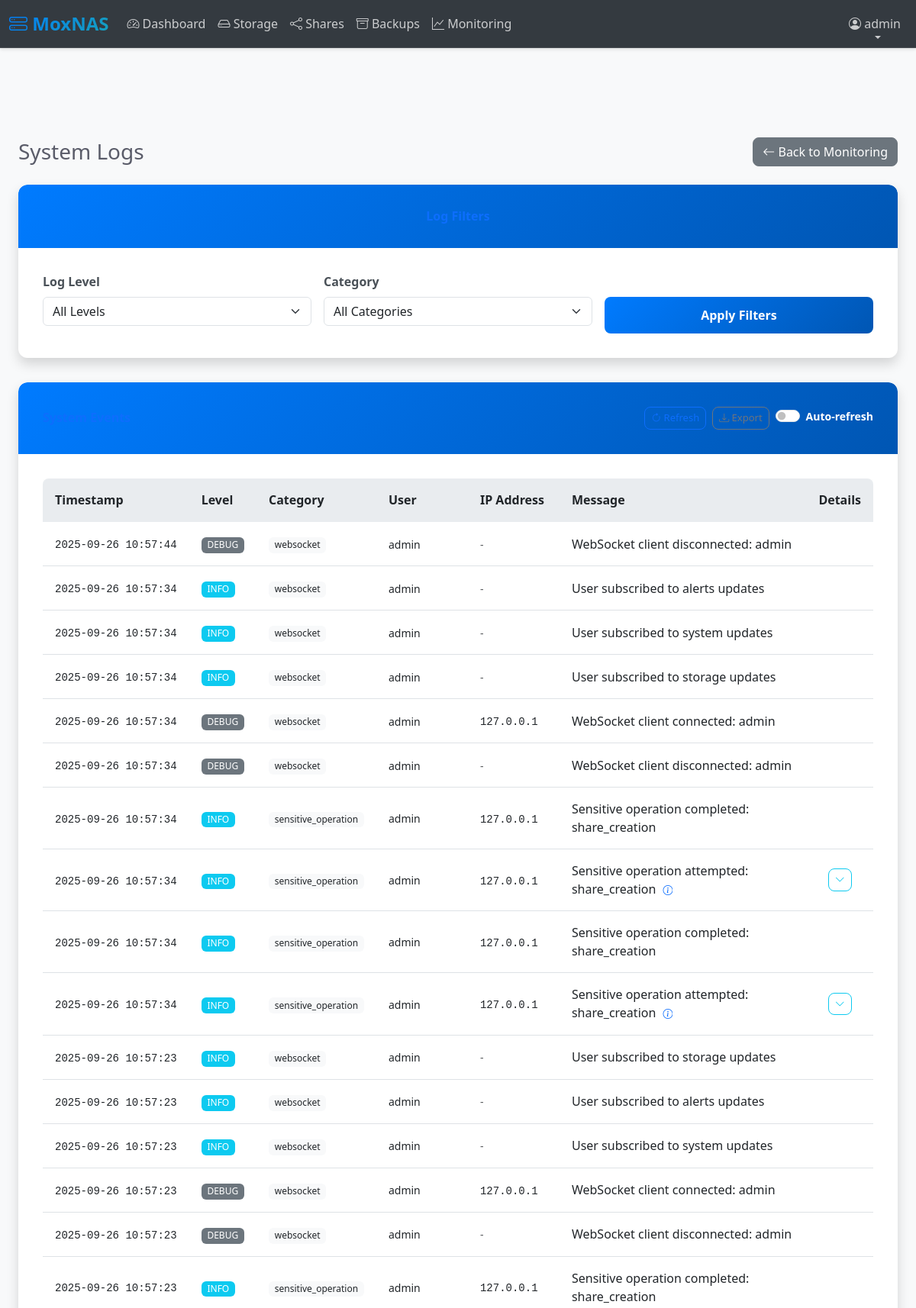
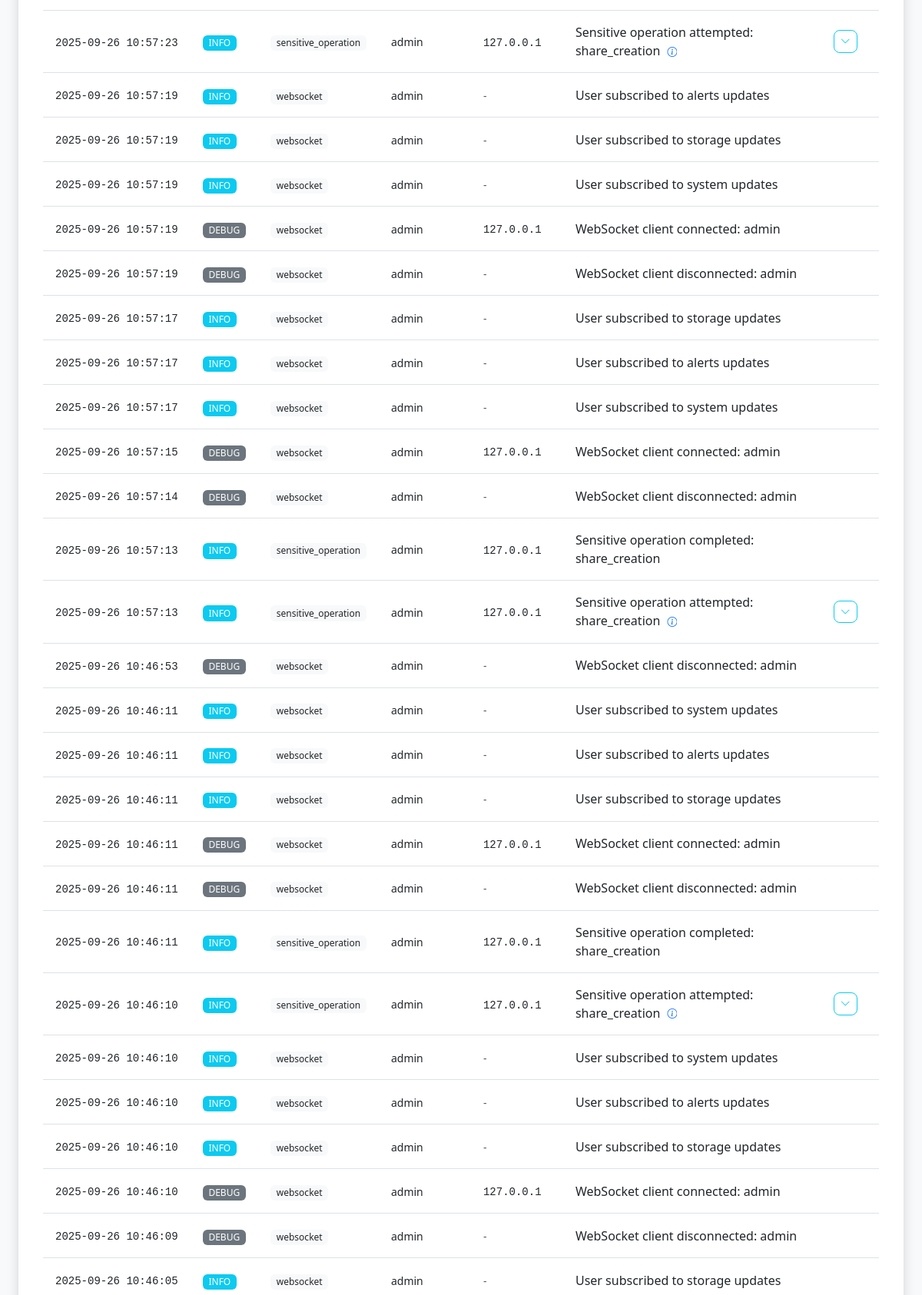
Page /monitoring/logs (signed in, upper part) on the committed database (2 pictures, top to bottom).
### app/models.py (models this page shows, shortened)
class User(UserMixin, db.Model):
    __tablename__ = "users"
    id = db.Column(db.Integer, primary_key=True)
    username = db.Column(db.String(64), unique=True, nullable=False, index=True)
    email = db.Column(db.String(120), unique=True, nullable=False, index=True)
    password_hash = db.Column(db.String(255), nullable=False)
    role = db.Column(db.Enum(UserRole), nullable=False, default=UserRole.USER, index=True)
    first_name = db.Column(db.String(64))
    last_name = db.Column(db.String(64))
    failed_login_attempts = db.Column(db.Integer, default=0)
    locked_until = db.Column(db.DateTime, index=True)
    last_login = db.Column(db.DateTime)
    last_password_change = db.Column(db.DateTime, default=lambda: datetime.now(timezone.utc))
    force_password_change = db.Column(db.Boolean, default=False)
    totp_secret = db.Column(db.String(32))
    totp_enabled = db.Column(db.Boolean, default=False)
    backup_codes = db.Column(db.Text)  # JSON stored backup codes
    created_at = db.Column(db.DateTime, default=lambda: datetime.now(timezone.utc), index=True)
    created_by_id = db.Column(db.Integer, db.ForeignKey("users.id"))
    updated_at = db.Column(
        db.DateTime,
        default=lambda: datetime.now(timezone.utc),
        onupdate=lambda: datetime.now(timezone.utc),
    )
    is_active = db.Column(db.Boolean, default=True, index=True)
    created_by = db.relationship("User", remote_side=[id], backref="created_users")
    shares = db.relationship(
        "Share", backref="owner", lazy="dynamic", foreign_keys="Share.owner_id"
    )
    backup_jobs = db.relationship("BackupJob", backref="created_by_user", lazy="dynamic")
    def is_admin(self) -> bool:
        return self.role == UserRole.ADMIN

class SystemLog(db.Model):
    __tablename__ = "system_logs"
    id = db.Column(db.Integer, primary_key=True)
    timestamp = db.Column(db.DateTime, default=lambda: datetime.now(timezone.utc), index=True)
    level = db.Column(db.Enum(LogLevel), nullable=False, index=True)
    category = db.Column(
        db.String(64), nullable=False, index=True
    )  # auth, storage, share, backup, system
    message = db.Column(db.Text, nullable=False)
    user_id = db.Column(db.Integer, db.ForeignKey("users.id"), index=True)
    ip_address = db.Column(db.String(45), index=True)  # IPv6 support
    user_agent = db.Column(db.Text)
    details = db.Column(db.Text)  # JSON stored additional details
    user = db.relationship("User", backref="log_entries")

### app/monitoring/routes.py (the view)
@bp.route("/logs")
@login_required
def logs():
    page = request.args.get("page", 1, type=int)
    level_filter = request.args.get("level")
    category_filter = request.args.get("category")
    query = SystemLog.query
    if level_filter:
        query = query.filter_by(level=level_filter)
    if category_filter:
        query = query.filter_by(category=category_filter)
    logs = query.order_by(SystemLog.timestamp.desc()).paginate(
        page=page, per_page=50, error_out=False
    )
    categories = db.session.query(SystemLog.category).distinct().all()
    categories = [c[0] for c in categories]
    from app.models import LogLevel
    levels = [level.value for level in LogLevel]
    return render_template(
        "monitoring/logs.html",
        logs=logs,
        categories=categories,
        levels=levels,
        current_level=level_filter,
        current_category=category_filter,
    )

### app/templates/monitoring/logs.html (shortened to what this page needs)
{% extends "base.html" %}
{% block content %}
<div class="container-fluid">
    <div class="d-sm-flex align-items-center justify-content-between mb-4">
        <h1 class="h3 mb-0 text-gray-800">System Logs</h1>
        <a href="{{ url_for('monitoring.index') }}" class="btn btn-secondary">
            <i class="bi bi-arrow-left"></i> Back to Monitoring
        </a>
    </div>
    <div class="card shadow mb-4">
        <div class="card-header py-3">
            <h6 class="m-0 font-weight-bold text-primary">Log Filters</h6>
        </div>
        <div class="card-body">
            <form method="GET" class="row g-3">
                <div class="col-md-4">
                    <label for="level" class="form-label">Log Level</label>
                    <select class="form-select" id="level" name="level">
                        <option value="">All Levels</option>
                    </select>
                </div>
                <div class="col-md-4">
                    <label for="category" class="form-label">Category</label>
                    <select class="form-select" id="category" name="category">
                        <option value="">All Categories</option>
                    </select>
                </div>
                <div class="col-md-4">
                    <label class="form-label">&nbsp;</label>
                    <div class="d-grid">
                        <button type="submit" class="btn btn-primary">Apply Filters</button>
                    </div>
                </div>
            </form>
        </div>
    </div>
    <div class="card shadow mb-4">
        <div class="card-header py-3 d-flex justify-content-between align-items-center">
            <h6 class="m-0 font-weight-bold text-primary">System Events</h6>
            <div class="d-flex gap-2">
                <button class="btn btn-sm btn-outline-primary" onclick="refreshLogs()">
                    <i class="bi bi-arrow-clockwise"></i> Refresh
                </button>
                <button class="btn btn-sm btn-outline-secondary" onclick="exportLogs()">
                    <i class="bi bi-download"></i> Export
                </button>
                <div class="form-check form-switch">
                    <input class="form-check-input" type="checkbox" id="autoRefresh">
                    <label class="form-check-label small" for="autoRefresh">
                        Auto-refresh
                    </label>
                </div>
            </div>
        </div>
        <div class="card-body p-0">
            {% if logs.items %}
                <div class="table-responsive">
                    <table class="table table-sm table-hover mb-0">
                        <thead class="table-light">
                            <tr>
                                <th style="width: 150px;">Timestamp</th>
                                <th style="width: 80px;">Level</th>
                                <th style="width: 100px;">Category</th>
                                <th style="width: 120px;">User</th>
                                <th style="width: 120px;">IP Address</th>
                                <th>Message</th>
                                <th style="width: 50px;">Details</th>
                            </tr>
                        </thead>
                        <tbody>
                            {% for log in logs.items %}
                            <tr class="log-row" data-level="{{ log.level.value }}">
                                <td class="text-nowrap">
                                    <small class="font-monospace">
                                        {{ log.timestamp.strftime('%Y-%m-%d %H:%M:%S') }}
                                    </small>
                                </td>
                                <td>
                                    {% set level = log.level.value %}
                                    <span class="badge bg-{{ 'danger' if level == 'error' else 'warning' if level == 'warning' else 'info' if level == 'info' else 'secondary' if level == 'debug' else 'success' }}">
                                        {{ level.upper() }}
                                    </span>
                                </td>
                                <td>
                                    <span class="badge bg-light text-dark">{{ log.category }}</span>
                                </td>
                                <td>
                                    {% if log.user %}
                                        <small>{{ log.user.username }}</small>
                                    {% else %}
                                        <small class="text-muted">System</small>
                                    {% endif %}
                                </td>
                                <td>
                                    {% if log.ip_address %}
                                        <small class="font-monospace">{{ log.ip_address }}</small>
                                    {% else %}
                                        <small class="text-muted">-</small>
                                    {% endif %}
                                </td>
                                <td>
                                    <div class="log-message">
                                        {{ log.message }}
                                        {% if log.details %}
                                            <button type="button" class="btn btn-sm btn-link p-0 ms-1"
                                                    onclick="toggleDetails('log-{{ log.id }}')">
                                                <i class="bi bi-info-circle"></i>
                                            </button>
                                        {% endif %}
                                    </div>
                                </td>
                                <td class="text-center">
                                    {% if log.details %}
                                        <button type="button" class="btn btn-sm btn-outline-info"
                                                onclick="toggleDetails('log-{{ log.id }}')">
                                            <i class="bi bi-chevron-down" id="log-{{ log.id }}-icon"></i>
                                        </button>
                                    {% endif %}
                                </td>
                            </tr>
                            {% endfor %}
                        </tbody>
                    </table>
                </div>
            {% endif %}
        </div>
    </div>
</div>
{% endblock %}

### app/templates/base.html (shortened to what this page needs)
<!DOCTYPE html>
<html lang="en">
<head>
    <link href="https://cdn.jsdelivr.net/npm/bootstrap@5.3.0/dist/css/bootstrap.min.css"
          rel="stylesheet"
>
    <link href="https://cdn.jsdelivr.net/npm/bootstrap-icons@1.10.0/font/bootstrap-icons.css"
          rel="stylesheet"
>
    <link href="{{ url_for('static', filename='css/style.css') }}?v={{ range(1, 10000) | random }}" rel="stylesheet">
    <link href="{{ url_for('static', filename='css/modern-ui.css') }}?v={{ range(1, 10000) | random }}" rel="stylesheet">
    <link href="{{ url_for('static', filename='css/fixes.css') }}?v={{ range(1, 10000) | random }}" rel="stylesheet">
</head>
<body>
    <nav class="navbar navbar-expand-lg navbar-dark bg-dark fixed-top">
        <div class="container-fluid">
            <a class="navbar-brand" href="{{ url_for('main.dashboard') }}">
                <i class="bi bi-hdd-stack"></i> MoxNAS
            </a>
            <div class="collapse navbar-collapse" id="navbarNav">
                {% if current_user.is_authenticated %}
                <ul class="navbar-nav me-auto">
                    <li class="nav-item">
                        <a class="nav-link" href="{{ url_for('main.dashboard') }}">
                            <i class="bi bi-speedometer2"></i> Dashboard
                        </a>
                    </li>
                    <li class="nav-item">
                        <a class="nav-link" href="{{ url_for('storage.index') }}">
                            <i class="bi bi-hdd"></i> Storage
                        </a>
                    </li>
                    <li class="nav-item">
                        <a class="nav-link" href="{{ url_for('shares.index') }}">
                            <i class="bi bi-share"></i> Shares
                        </a>
                    </li>
                    <li class="nav-item">
                        <a class="nav-link" href="{{ url_for('backups.index') }}">
                            <i class="bi bi-archive"></i> Backups
                        </a>
                    </li>
                    <li class="nav-item">
                        <a class="nav-link" href="{{ url_for('monitoring.index') }}">
                            <i class="bi bi-graph-up"></i> Monitoring
                        </a>
                    </li>
                </ul>
                <ul class="navbar-nav">
                    <li class="nav-item dropdown">
                        <a class="nav-link dropdown-toggle" href="#" id="userDropdown" role="button" data-bs-toggle="dropdown">
                            <i class="bi bi-person-circle"></i> {{ current_user.username }}
                        </a>
                    </li>
                </ul>
                {% endif %}
            </div>
        </div>
    </nav>
    <main class="main-content">
        <div class="container-fluid py-4">
            {% block content %}{% endblock %}
        </div>
    </main>
</body>
</html>

### rows in the picture
User: username "admin"
SystemLog: timestamp "2025-09-26 10:57:44", upper "DEBUG", category "websocket", user.username "admin", message "WebSocket client disconnected: admin"
SystemLog: timestamp "2025-09-26 10:57:34", upper "INFO", category "websocket", user.username "admin", message "User subscribed to alerts updates"
SystemLog: timestamp "2025-09-26 10:57:34", upper "INFO", category "websocket", user.username "admin", message "User subscribed to system updates"
SystemLog: timestamp "2025-09-26 10:57:34", upper "INFO", category "websocket", user.username "admin", message "User subscribed to storage updates"
SystemLog: timestamp "2025-09-26 10:57:34", upper "DEBUG", category "websocket", user.username "admin", ip_address "127.0.0.1", message "WebSocket client connected: admin"
SystemLog: timestamp "2025-09-26 10:57:34", upper "DEBUG", category "websocket", user.username "admin", message "WebSocket client disconnected: admin"
SystemLog: timestamp "2025-09-26 10:57:34", upper "INFO", category "sensitive_operation", user.username "admin", ip_address "127.0.0.1", message "Sensitive operation completed: share_creation"
SystemLog: timestamp "2025-09-26 10:57:34", upper "INFO", category "sensitive_operation", user.username "admin", ip_address "127.0.0.1", message "Sensitive operation attempted: share_creation"
SystemLog: timestamp "2025-09-26 10:57:34", upper "INFO", category "sensitive_operation", user.username "admin", ip_address "127.0.0.1", message "Sensitive operation completed: share_creation"
SystemLog: timestamp "2025-09-26 10:57:34", upper "INFO", category "sensitive_operation", user.username "admin", ip_address "127.0.0.1", message "Sensitive operation attempted: share_creation"
SystemLog: timestamp "2025-09-26 10:57:23", upper "INFO", category "websocket", user.username "admin", message "User subscribed to storage updates"
SystemLog: timestamp "2025-09-26 10:57:23", upper "INFO", category "websocket", user.username "admin", message "User subscribed to alerts updates"
SystemLog: timestamp "2025-09-26 10:57:23", upper "INFO", category "websocket", user.username "admin", message "User subscribed to system updates"
SystemLog: timestamp "2025-09-26 10:57:23", upper "DEBUG", category "websocket", user.username "admin", ip_address "127.0.0.1", message "WebSocket client connected: admin"
SystemLog: timestamp "2025-09-26 10:57:23", upper "DEBUG", category "websocket", user.username "admin", message "WebSocket client disconnected: admin"
SystemLog: timestamp "2025-09-26 10:57:23", upper "INFO", category "sensitive_operation", user.username "admin", ip_address "127.0.0.1", message "Sensitive operation completed: share_creation"
SystemLog: timestamp "2025-09-26 10:57:23", upper "INFO", category "sensitive_operation", user.username "admin", ip_address "127.0.0.1", message "Sensitive operation attempted: share_creation"
SystemLog: timestamp "2025-09-26 10:57:19", upper "INFO", category "websocket", user.username "admin", message "User subscribed to alerts updates"
SystemLog: timestamp "2025-09-26 10:57:19", upper "INFO", category "websocket", user.username "admin", message "User subscribed to storage updates"
SystemLog: timestamp "2025-09-26 10:57:19", upper "INFO", category "websocket", user.username "admin", message "User subscribed to system updates"
SystemLog: timestamp "2025-09-26 10:57:19", upper "DEBUG", category "websocket", user.username "admin", ip_address "127.0.0.1", message "WebSocket client connected: admin"
SystemLog: timestamp "2025-09-26 10:57:19", upper "DEBUG", category "websocket", user.username "admin", message "WebSocket client disconnected: admin"
SystemLog: timestamp "2025-09-26 10:57:17", upper "INFO", category "websocket", user.username "admin", message "User subscribed to storage updates"
SystemLog: timestamp "2025-09-26 10:57:17", upper "INFO", category "websocket", user.username "admin", message "User subscribed to alerts updates"
SystemLog: timestamp "2025-09-26 10:57:17", upper "INFO", category "websocket", user.username "admin", message "User subscribed to system updates"
SystemLog: timestamp "2025-09-26 10:57:15", upper "DEBUG", category "websocket", user.username "admin", ip_address "127.0.0.1", message "WebSocket client connected: admin"
SystemLog: timestamp "2025-09-26 10:57:14", upper "DEBUG", category "websocket", user.username "admin", message "WebSocket client disconnected: admin"
SystemLog: timestamp "2025-09-26 10:57:13", upper "INFO", category "sensitive_operation", user.username "admin", ip_address "127.0.0.1", message "Sensitive operation completed: share_creation"
SystemLog: timestamp "2025-09-26 10:57:13", upper "INFO", category "sensitive_operation", user.username "admin", ip_address "127.0.0.1", message "Sensitive operation attempted: share_creation"
SystemLog: timestamp "2025-09-26 10:46:53", upper "DEBUG", category "websocket", user.username "admin", message "WebSocket client disconnected: admin"
SystemLog: timestamp "2025-09-26 10:46:11", upper "INFO", category "websocket", user.username "admin", message "User subscribed to system updates"
SystemLog: timestamp "2025-09-26 10:46:11", upper "INFO", category "websocket", user.username "admin", message "User subscribed to alerts updates"
SystemLog: timestamp "2025-09-26 10:46:11", upper "INFO", category "websocket", user.username "admin", message "User subscribed to storage updates"
SystemLog: timestamp "2025-09-26 10:46:11", upper "DEBUG", category "websocket", user.username "admin", ip_address "127.0.0.1", message "WebSocket client connected: admin"
SystemLog: timestamp "2025-09-26 10:46:11", upper "DEBUG", category "websocket", user.username "admin", message "WebSocket client disconnected: admin"
SystemLog: timestamp "2025-09-26 10:46:11", upper "INFO", category "sensitive_operation", user.username "admin", ip_address "127.0.0.1", message "Sensitive operation completed: share_creation"
SystemLog: timestamp "2025-09-26 10:46:10", upper "INFO", category "sensitive_operation", user.username "admin", ip_address "127.0.0.1", message "Sensitive operation attempted: share_creation"
SystemLog: timestamp "2025-09-26 10:46:10", upper "INFO", category "websocket", user.username "admin", message "User subscribed to system updates"
SystemLog: timestamp "2025-09-26 10:46:10", upper "INFO", category "websocket", user.username "admin", message "User subscribed to alerts updates"
SystemLog: timestamp "2025-09-26 10:46:10", upper "INFO", category "websocket", user.username "admin", message "User subscribed to storage updates"
SystemLog: timestamp "2025-09-26 10:46:10", upper "DEBUG", category "websocket", user.username "admin", ip_address "127.0.0.1", message "WebSocket client connected: admin"
SystemLog: timestamp "2025-09-26 10:46:09", upper "DEBUG", category "websocket", user.username "admin", message "WebSocket client disconnected: admin"
SystemLog: timestamp "2025-09-26 10:46:05", upper "INFO", category "websocket", user.username "admin", message "User subscribed to storage updates"
